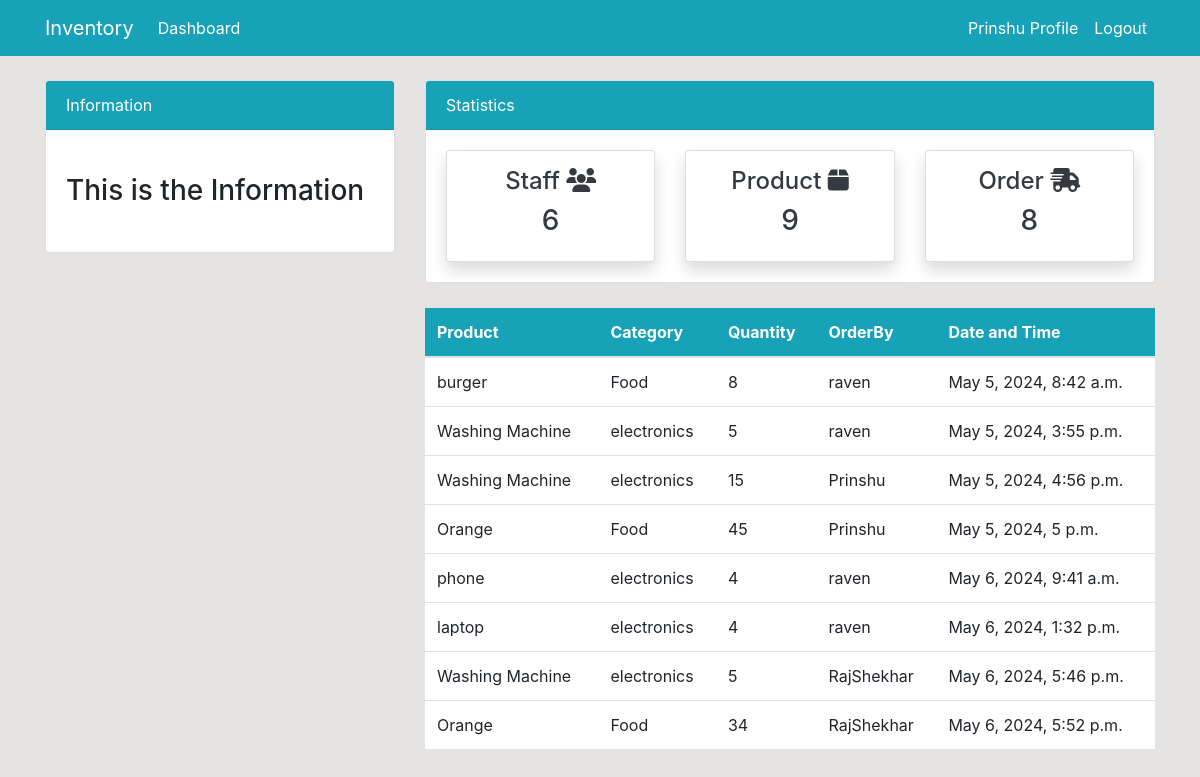
The app's page /order/ (signed in) with its own data.
### dashboard/models.py (models this page shows, shortened)
class Order(models.Model):
    product=models.ForeignKey(Product,on_delete=models.CASCADE,null=True)
    staff=models.ForeignKey(User,models.CASCADE,null=True)
    order_quantity=models.PositiveBigIntegerField(null=True)
    date=models.DateTimeField(auto_now_add=True)
    class Meta:
        verbose_name_plural='Order'

class Product(models.Model):
    name=models.CharField(max_length=100,null=True)
    category=models.CharField(max_length=20,choices=CATEGORY,null=True)
    quantity=models.PositiveIntegerField(null=True)
    class Meta:
        verbose_name_plural='Product'

### dashboard/views.py (the view)
# urls.py: path('order/', views.order ,name='dashboard-order'),
@login_required
def order(request):
    orders=Order.objects.all()
    workers_count=User.objects.all().count()
    order_count=Order.objects.all().count()
    product_count=Product.objects.all().count()
    context={
        'orders':orders,
        'workers_count':workers_count,
        'order_count':order_count,
        'product_count':product_count,
    }
    return render(request,'dashboard/order.html',context)

### templates/dashboard/order.html (shortened to what this page needs)
{% extends "partials/base.html" %}
{% block content %}
{% include "partials/topnav.html" %}
  <div class="container ">
    <div class="row my-4" >
        <div class="col-md-4">
        </div>
        <div class="col-md-8">
            <table class="table bg-white">
                <thead class="bg-info">
                <tr class="text-white">
                    <th scope="col">Product</th>
                    <th scope="col">Category</th>
                    <th scope="col">Quantity</th>
                    <th scope="col">OrderBy</th>
                    <th scope="col">Date and Time</th>
                </tr>
                </thead>
                <tbody>
                {% for order in orders%}
                <tr>
                    <td>{{order.product.name}}</td>
                    <td>{{order.product.category}}</td>
                    <td>{{order.order_quantity}}</td>
                    <td>{{order.staff.username}}</td>
                    <td>{{order.date}}</td>
                </tr>
                {% endfor %}
                </tbody>
            </table>
        </div>
    </div>
</div>
{% endblock %}

### templates/partials/nav.html (shortened to what this page needs)
<nav class="navbar navbar-expand-lg navbar-info bg-info">
    {% if user.is_authenticated%}
    <div class="container">
        <a class="navbar-brand text-white" href="{% url 'dashboard-index'%}">Inventory</a>
        <div class="collapse navbar-collapse" id="navbarSupportedContent">
        <ul class="navbar-nav mr-auto">
            <li class="nav-item active">
            <a class="nav-link text-white" href="{% url 'dashboard-index'%}">Dashboard <span class="sr-only">(current)</span></a>
            </li>
        </ul>
        <ul class="navbar-nav ml-auto">
            <li class="nav-item active">
            <a class="nav-link text-white" href="{% url 'user-profile'%}">{{user.username}} Profile<span class="sr-only">(current)</span></a>
            </li>
            <li class="nav-item">
            <a class="nav-link text-white" href="{% url 'user-logout' %}">Logout</a>
            </li>
        </ul>
        {%endif%}
        </div>
    </div>
  </nav>

### static/style.css (style rules this page uses)
body { background: rgb(230, 227, 227); }

### records on screen
Order: product.name "burger", product.category "Food", order_quantity "8", staff.username "raven", date "May 5, 2024, 8:42 a.m."
Order: product.name "Washing Machine", product.category "electronics", order_quantity "5", staff.username "raven", date "May 5, 2024, 3:55 p.m."
Order: product.name "Washing Machine", product.category "electronics", order_quantity "15", staff.username "Prinshu", date "May 5, 2024, 4:56 p.m."
Order: product.name "Orange", product.category "Food", order_quantity "45", staff.username "Prinshu", date "May 5, 2024, 5 p.m."
Order: product.name "phone", product.category "electronics", order_quantity "4", staff.username "raven", date "May 6, 2024, 9:41 a.m."
Order: product.name "laptop", product.category "electronics", order_quantity "4", staff.username "raven", date "May 6, 2024, 1:32 p.m."
Order: product.name "Washing Machine", product.category "electronics", order_quantity "5", staff.username "RajShekhar", date "May 6, 2024, 5:46 p.m."
Order: product.name "Orange", product.category "Food", order_quantity "34", staff.username "RajShekhar", date "May 6, 2024, 5:52 p.m."

### other values on screen
{{ user.username }} "Prinshu"
{{ workers_count }} "6"
{{ product_count }} "9"
{{ order_count }} "8"
